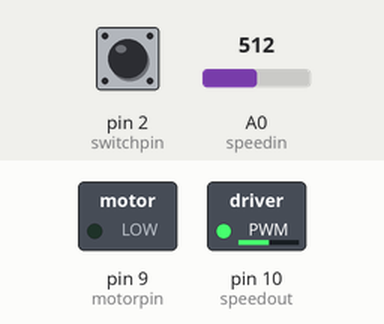
Recording of a sketch running on a simulated Arduino Uno, built with avr-gcc and run on an emulated ATmega328P. Shown: switched loads named in the sketch (green lamp = pin HIGH). The test bench sets the inputs (shaded band); at power-on: A0 (speedin) = 512, pin 2 (switchpin) LOW.

Above: at 1.2 s.
1.3 s: A0 (speedin) set to 716
At 2.3 s:
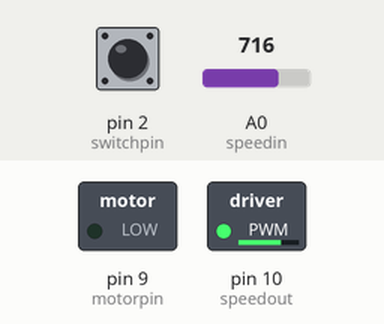
2.8 s: pin 2 (switchpin) pulled HIGH for 0.15 s
At 2.87 s:
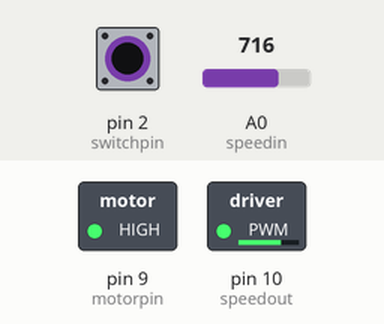
4.4 s: A0 (speedin) set to 900
At 4.7 s:
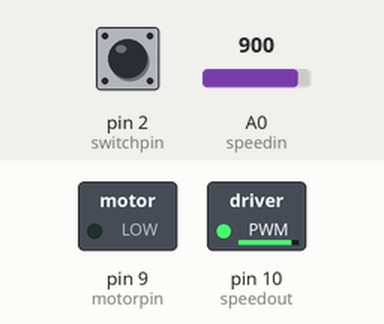
5.9 s: pin 2 (switchpin) pulled HIGH for 1 s
At 6.7 s:
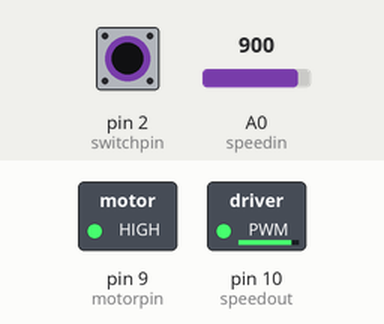
8.4 s: A0 (speedin) set to 122
At 8.9 s:
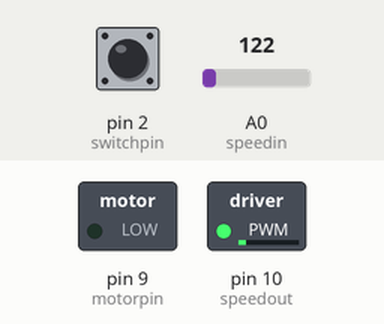
9.9 s: pin 2 (switchpin) pulled HIGH for 0.15 s
At 9.97 s:
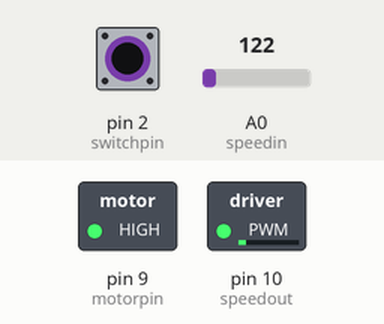
Timing chart, 0 to 12.5 s (numbered marks = the images above; inputs shaded):
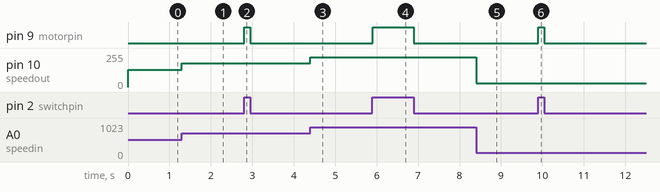

The sketch:

Variablespeedmotorcontrol.ino
```cpp
const int switchpin = 2;
const int motorpin = 9;
int switchstate = 0;

int speedval = 0;
const int speedin = A0;
const int speedout = 10;
int voltage = 0;


void setup() {

pinMode(motorpin, OUTPUT);
pinMode(switchpin, INPUT);
pinMode(speedin, INPUT);
pinMode(speedout, OUTPUT);


Serial.begin(9600);
}

void loop() {

switchstate = digitalRead(switchpin);
voltage = analogRead(speedin)/4;


analogWrite(speedout, voltage);

if (switchstate == HIGH) {
  digitalWrite(motorpin, HIGH);
}

else {
  digitalWrite(motorpin, LOW);
}


}
```

Measured:
- after the input at 1.3 s, pin 10 (speedout): 128/255 → 179/255 at once
- after the input at 2.8 s, pin 9 (motorpin): LOW → HIGH at once, → LOW 0.15 s later
- after the input at 4.4 s, pin 10 (speedout): 179/255 → 225/255 at once
- after the input at 5.9 s, pin 9 (motorpin): LOW → HIGH at once, → LOW 1.0 s later
- after the input at 8.4 s, pin 10 (speedout): 225/255 → 30/255 at once
- after the input at 9.9 s, pin 9 (motorpin): LOW → HIGH at once, → LOW 0.15 s later
